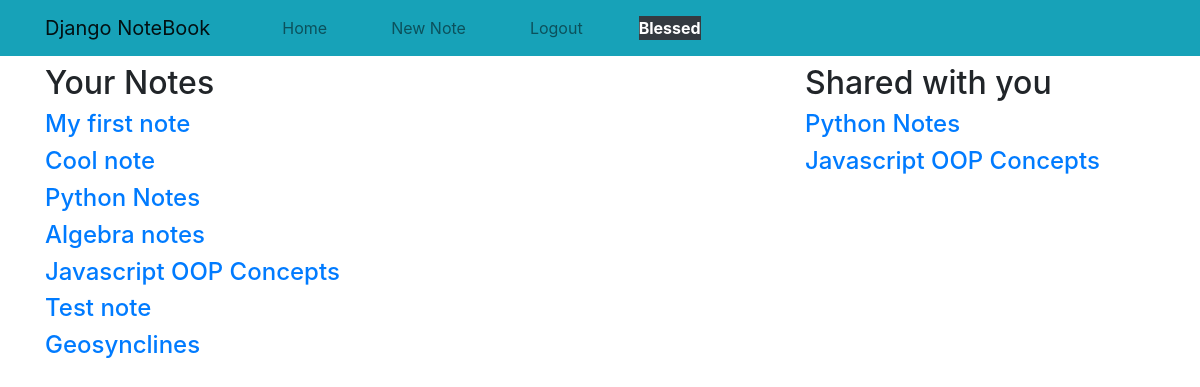
Page / (signed in) on the earlier database version.
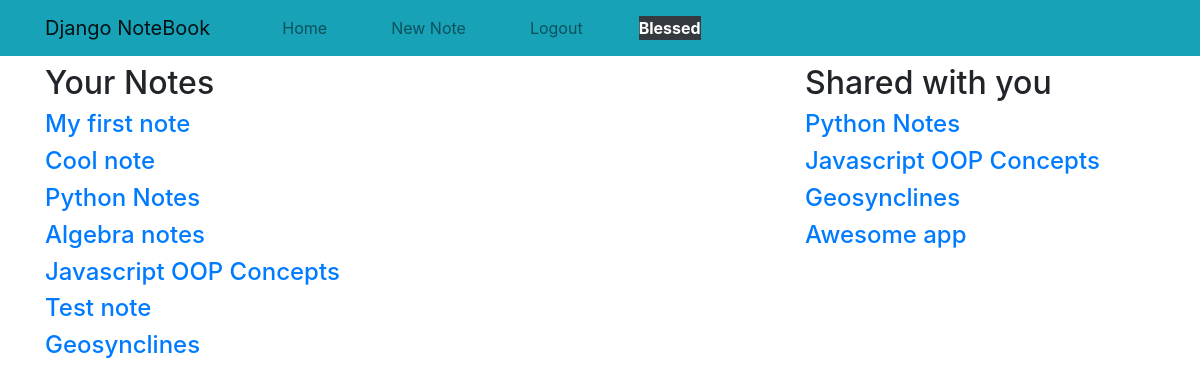
Same page on the later database version.
### notes/models.py (models this page shows, shortened)
class Note(models.Model):
    title = models.CharField(max_length=120, unique=True)
    content = models.TextField()
    created = models.DateTimeField(auto_now_add=True)
    updated = models.DateTimeField(auto_now=True)
    owner = models.ForeignKey(settings.AUTH_USER_MODEL, on_delete=models.CASCADE, related_name='notes')
    users = models.ManyToManyField(settings.AUTH_USER_MODEL, related_name='shared_notes')
    def get_absolute_url(self):
        return reverse('note_detail', kwargs={'id': self.id})

### notes/views.py (the view)
# urls.py: 2. Add a URL to urlpatterns:  path('', views.home, name='home')
@login_required
def home(request):
    notes = Note.objects.filter(owner=request.user)
    shared = request.user.shared_notes.all()
    return render(request, 'home.html', {'notes': notes, 'shared_notes': shared})

### notes/templates/home.html
{% extends 'base.html' %}
{% block content %}
    <div class="row">
        <div class="col-md-8">
            <h2>Your Notes</h2>
            {% for note in notes %}
                <h4><a href="{{ note.get_absolute_url }}">{{ note.title }}</a></h4>
            {% empty %}
                <h4>You don't have any notes yet.</h4>
                <a href="{% url 'add_note' %}">Click here to create a new note</a>
            {% endfor %}
        </div>
        {% include '_sidebar.html' %}
    </div>
{% endblock %}

### notes/templates/_sidebar.html
<div class="col-md-4">
    <h2>Shared with you</h2>
    {% for note in shared_notes %}
        <h4><a href="{{ note.get_absolute_url }}">{{ note.title }}</a></h4>
    {% empty %}
        <h4>No one has shared any notes with you yet :(</h4>
    {% endfor %}
</div>

Differences in the rows shown:
now on one of the page's lists (row unchanged): Note: title "Geosynclines"
added Note: title "Awesome app", shown under "Shared with you"
